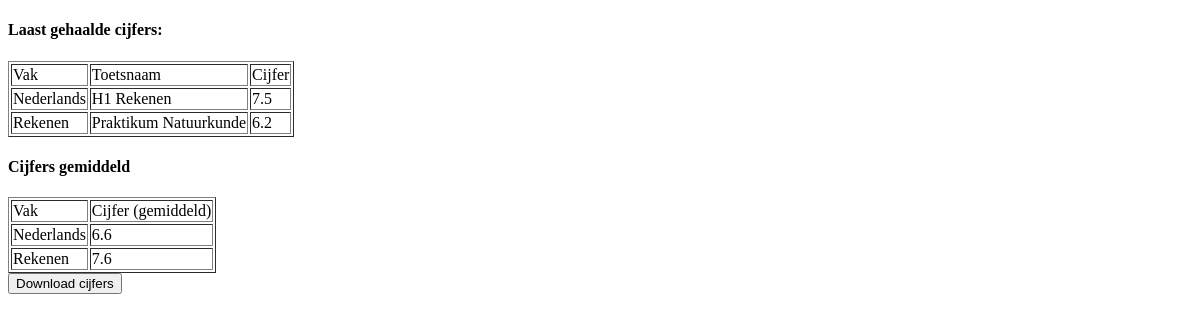
Page /student.php?id=57400b07-74d4-4c1f-bd35-960551fbb24c on the earlier database version.
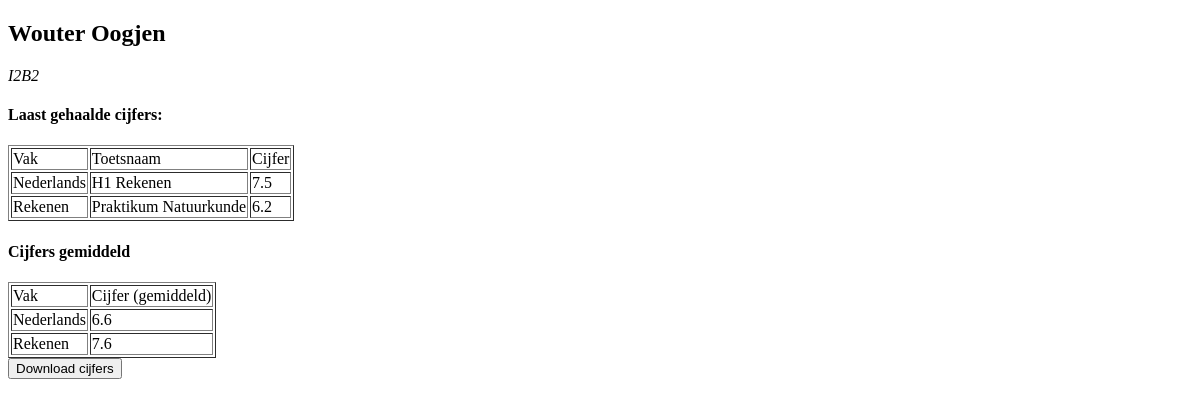
Same page on the later database version.
### tables this page shows
CREATE TABLE `studenten` (
  `StudentID` char(36) NOT NULL,
  `StudentUUID` char(36) NOT NULL,
  `Voornaam` varchar(64) NOT NULL,
  `Achternaam` varchar(128) NOT NULL,
  `Klas_ID` int(11) NOT NULL
);

CREATE TABLE `vakken` (
  `VakID` int(11) NOT NULL,
  `VakNaam` varchar(128) NOT NULL
);

CREATE TABLE `cijfer` (
  `CijferID` int(11) NOT NULL,
  `Vak_ID` int(11) NOT NULL,
  `Naam_Toets` varchar(255) NOT NULL,
  `Cijfer` float NOT NULL,
  `Periode_ID` int(11) NOT NULL,
  `Student_ID` char(36) NOT NULL
);

CREATE TABLE `klassen` (
  `KlasID` int(11) NOT NULL,
  `KlasNaam` varchar(64) NOT NULL
);

### php/average.php (called while the page is built, shortened)
<?php
  function calculateAvgClass($id, $vakId)
  {
    require "config.inc.php";
    $query = "SELECT DISTINCT cijfer FROM cijfer, studenten WHERE klas_ID = ".$id." AND Vak_ID = ".$vakId." ";
    $result = mysqli_query($mysqli, $query);
    $totaalcijfer = 0;
    $delen = 0;
    foreach ($result as $rij)
    {
        $totaalcijfer += $rij['cijfer'];
        $delen += 1;
    }
    $uitkomst = $totaalcijfer / $delen;
    return number_format($uitkomst, 1);
  }
 ?>

### student.php (the view, shortened to what this page needs)
<?php
  $uuid = $_GET['id'];
  require "php/config.inc.php";
  require "php/average.php";
 ?>
<!DOCTYPE html>
<html lang="en" dir="ltr">
  <head>
  </head>
  <body>
    <?php
      $sql = "SELECT s.StudentID, s.Voornaam, s.Achternaam, c.Cijfer, k.KlasNaam, v.VakNaam, c.Vak_ID, c.Naam_Toets
      FROM studenten as s, klassen as k, cijfer as c, vakken as v
      WHERE s.StudentID = c.Student_ID AND s.Klas_ID = k.KlasID AND v.VakID = c.Vak_ID AND s.StudentUUID = '$uuid'";
      $result = mysqli_query($mysqli, $sql);
      if (!$result)
      {
        echo "Kon geen resultaten vinden! Probeer het later opnieuw.";
      } else
      {
        $row = mysqli_fetch_array($result);
        ?>
          <h2><?php echo $row['Voornaam']." ".$row['Achternaam'] ?></h2>
          <em><?php echo $row['KlasNaam'] ?></em>
          <h4>Laast gehaalde cijfers:</h4>
          <table border="1">
            <thead>
              <tr>
                <td>Vak</td>
                <td>Toetsnaam</td>
                <td>Cijfer</td>
              </tr>
            </thead>
            <tbody>
              <?php $sqli = "SELECT s.StudentID, s.Voornaam, s.Achternaam, c.Cijfer, k.KlasNaam, v.VakNaam, c.Vak_ID, c.Naam_Toets
              FROM studenten as s, klassen as k, cijfer as c, vakken as v
              WHERE s.StudentID = c.Student_ID AND s.Klas_ID = k.KlasID AND v.VakID = c.Vak_ID AND s.StudentID = 1";
              $rs = mysqli_query($mysqli, $sqli);
              foreach($rs as $rij)
              {
              ?>
              <tr>
                <td><?php echo $rij['VakNaam'] ?></td>
                <td><?php echo $rij['Naam_Toets'] ?></td>
                <td><?php echo $rij['Cijfer'] ?></td>
              </tr>
            <?php } ?>
            </tbody>
          </table>
          <h4>Cijfers gemiddeld</h4>
          <table border="1">
              <thead>
                <tr>
                  <td>Vak</td>
                  <td>Cijfer (gemiddeld)</td>
                </tr>
              </thead>
              <tbody>
                <?php $sqlC = "SELECT s.StudentID, s.Voornaam, s.Achternaam, c.Cijfer, k.KlasNaam, v.VakNaam, c.Vak_ID, c.Naam_Toets
                FROM studenten as s, klassen as k, cijfer as c, vakken as v
                WHERE s.StudentID = c.Student_ID AND s.Klas_ID = k.KlasID AND v.VakID = c.Vak_ID AND s.StudentID = 1  ";
                $resultaat = mysqli_query($mysqli, $sqlC);
                foreach($resultaat as $r)
                {
                 ?>
                <tr>
                  <td><?php echo $r['VakNaam'] ?></td>
                  <td><?php echo calculateAvgClass($r['StudentID'], $r['Vak_ID']); ?></td>
                </tr>
              </tbody>
              <?php } ?>
            </table>
        <?php
      }
     ?>
     <button type="button" id="print_to_pdf" name="button">Download cijfers</button>
  </body>
</html>

Differences in the rows shown:
changed studenten "Nederlands": Voornaam (not shown) → "Wouter"; Achternaam (not shown) → "Oogjen"
now on this page (row unchanged): klassen: KlasNaam "I2B2"
